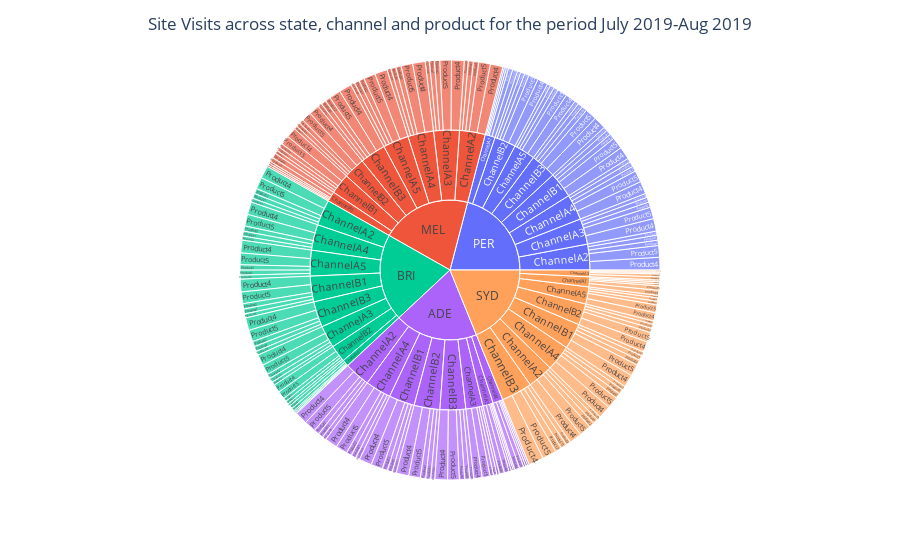

Notebook source saved alongside this figure:
### Markdown cell above
## Sunburst Plot - Site Visits

### Code cell
fig = px.sunburst(df_july_aug_final, path=['State','Channel','Product'], values='Site Visits', color_continuous_scale='RdBu')
fig.update_layout(title_text='Site Visits across state, channel and product for the period July 2019-Aug 2019', title_x=0.5)
fig.show()

### Figure 1 — Plotly figure (JSON) as saved in the notebook; plotly's stock layout.template omitted (floating-point values rounded to 4 significant figures; data arrays with more than 128 entries replaced by an {"elided": "..."} marker saying what was removed)
{"data": [{"branchvalues": "total", "domain": {"x": [0, 1], "y": [0, 1]}, "hovertemplate": "labels=%{label}<br>Site Visits=%{value}<br>parent=%{parent}<br>id=%{id}<extra></extra>", "ids": {"elided": "245 str values"}, "labels": {"elided": "245 str values"}, "name": "", "parents": {"elided": "245 str values"}, "type": "sunburst", "values": {"elided": "245 float values"}}], "layout": {"legend": {"tracegroupgap": 0}, "margin": {"t": 60}, "title": {"text": "Site Visits across state, channel and product for the period July 2019-Aug 2019", "x": 0.5}}}
